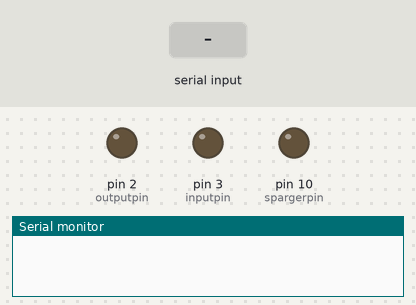
This sketch was run on a simulated Arduino Uno, built with avr-gcc and run on an emulated ATmega328P. Shown: output pins drawn as LEDs (lit = HIGH), the last lines printed to the serial monitor. The inputs (shaded band) are chosen by the test bench.

Above: at 1.2 s.
1.3 s: "90,45\n" received over Serial
At 6.1 s:
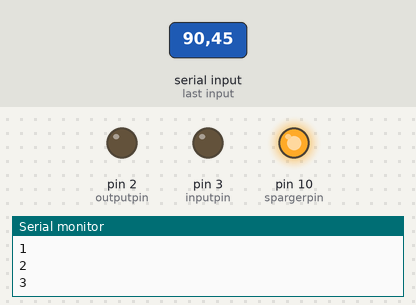
Timing chart, 0 to 12.8 s (numbered marks = the images above; inputs shaded):
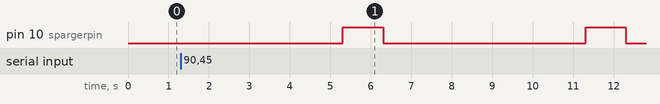

The sketch:

MiCoMo_Transfer_and_gas_single_vessel.ino
```cpp
//Code for Arduino Mega1
//This code
//1. Take commands from PC and execute (liquid transfer pumps).
//2. Send voltage to gas sparger.
//3. Send voltage to pumps for liquid transfer.
//The following time stamps are all in seconds
//Start is earlier for inlet than outlet to compensate for evaporation
//For this, we just need food to colon and colon to waste
//Feed every 4 hours. Transfers for all reactors will happen at exact same time
//Inputting ~4.5ml of content and outputing ~4ml of content
//This ensures an overall ~30 hours retention time
#define TimeStamp1 14000//Food to start inputting liquid into reactors
#define TimeStamp2 14040 //Food to start removing liquid from reactors
#define TimeStamp3 14280 //Time to stop both transfers
#define TimeStamp4 14400 //Time to reset the system

#define initialization_time 1000 //Time to run pump priming

char instring[4]; //This stores the input from the Serial port
int instring_int[4]; //This stores the input from the Serial port converted to integer
int i;
int k;
int j;//Placeholder counter

int inputpin = 3; //pin for multichannel pump of adding liquid into reactors
int outputpin = 2;//pin for multichannel pump of removing liquid from reactors
//only 1 pin used because of using 6-channel pump
int spargerpin = 10;

int device_number;//To store the numbering of device
int device_type;//To store the type of device
int device_intensity;//To store intensity of device

int timer = 0;//Timer for liquid transfer
int tspa = 0; // Timer for sparging gas
int prime_flag = 0;//Flag for pumps having been primed

void setup() {
    Serial.begin(9600);
    pinMode (inputpin,OUTPUT);
    pinMode (outputpin,OUTPUT);
    pinMode (spargerpin,OUTPUT);
  //Serial.setTimeout(50);
}

void loop() {
  //This part remains the same; If the PC sends
  //a signal, parse it and execute the commands
  // clear all the input caches and variables
  for (i = 0;i<4;i++)
  {
    instring[i] = "";
  }
    device_number = 0;
    device_type = 0;
    device_intensity = 0;
 if (Serial.available()>0){
  Serial.readBytesUntil("\r",instring,4);
  if ((int)instring[3]>48){ //check if the signal is valid?
    for (i = 0;i<4;i++)
    {
      instring_int[i] = (int)instring[i]-48; //parse the input data into 5 integer; the -48 is to convert the ascii number into integer
    }
    device_number = instring_int[2]*10+ instring_int[3];
    device_type = instring_int[1];
    device_intensity = instring_int[0];
  }
  if (device_type >0) {//Non-zero device types means pumps
      for (k=1;k<5;k++){
        if (k == device_number){//digital control
            if (device_intensity == 1){
              digitalWrite(outputpin,HIGH);
              digitalWrite(inputpin,HIGH);
            }
            else {
              digitalWrite(outputpin,LOW);
              digitalWrite(inputpin,HIGH);
            }
        }
      }
  }
  else {//Initialization process (pump priming)
  if(device_intensity >0){
//we dont need to actually "prime" anything
//for manual "priming", serial input 1001
  }
  device_intensity = 0;
  prime_flag = 1;
 }
}
if (prime_flag > 0){
//Now, check if we need liquid transfer
  if ((timer > TimeStamp1) && (timer < TimeStamp3)){
    digitalWrite(inputpin,HIGH);
  }
  else {
    digitalWrite(inputpin,LOW);
  }

  if ((timer > TimeStamp2) && (timer < TimeStamp3)){
    digitalWrite(outputpin,HIGH);
  }
  else {
    digitalWrite(outputpin,LOW);
  }

  if (timer > TimeStamp4){
    timer = 0;
  }
  timer += 1;

//Now, handles the gas sparging
  if (tspa > 5){//reset timer if it exceeds 5 secs
    tspa = 0;
  }
  tspa += 1;
  if (tspa > 3 && tspa < 5){//At the fifth second, sparge
    digitalWrite(spargerpin,HIGH);
  }
  else {
    digitalWrite(spargerpin,LOW);
  }

 //After everything, wait for 1 sec
  delay(1000);
  Serial.println(timer);
}
}
```

Measured:
- after the input at 1.3 s, pin 10 (spargerpin): alternates HIGH for 1.0 s and LOW for 5.0 s, starting after 4.0 s
